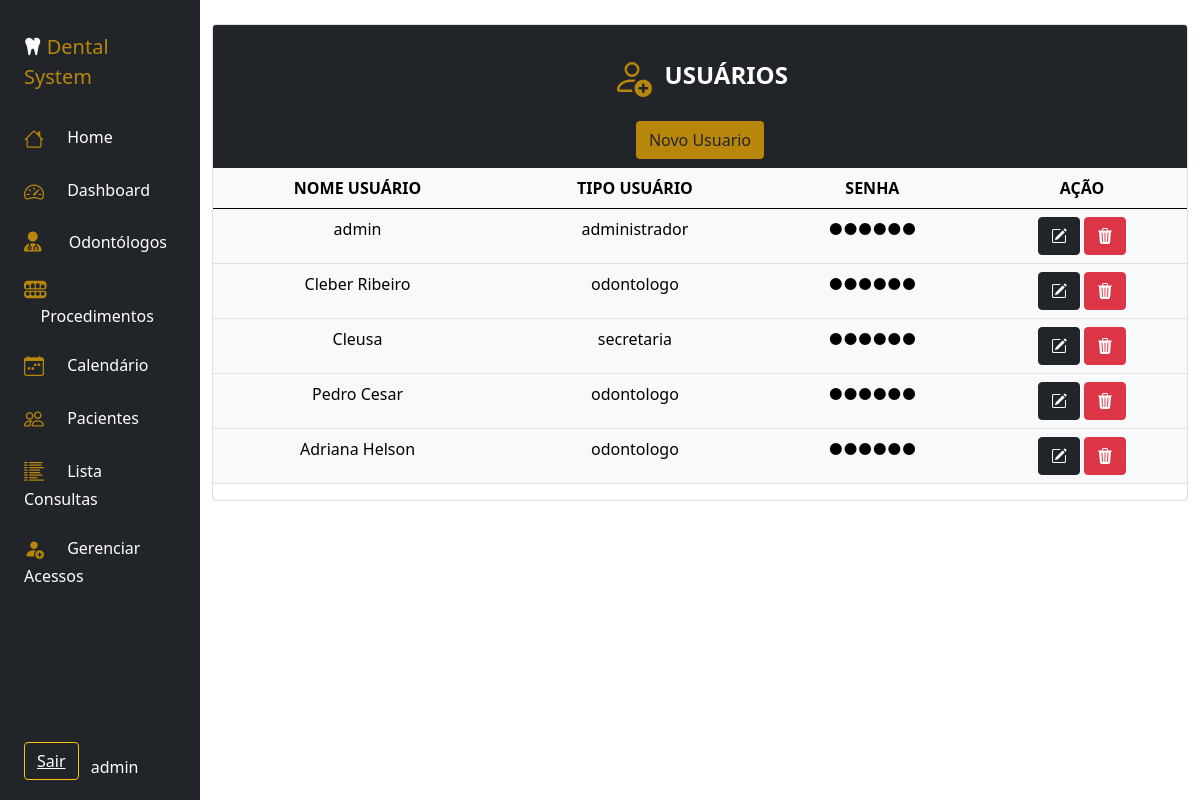
/administrador/usuarios.php (signed in), run on the app's committed database.
### tables this page shows
CREATE TABLE `usuarios` (
  `idusuario` int(11) NOT NULL,
  `nome_usuario` varchar(100) NOT NULL,
  `tipo_usuario` varchar(50) NOT NULL,
  `senha` varchar(200) DEFAULT NULL,
  `idodontologo` int(11) DEFAULT NULL
);

### administrador/usuarios.php (the view, shortened to what this page needs)
<?php
    include('menuadministrador.php')
?>
<!doctype html>
<html lang="pt-br">
<head>
    <link href="https://cdn.jsdelivr.net/npm/bootstrap@5.0.2/dist/css/bootstrap.min.css" rel="stylesheet"
>
</head>
<body>
    <div class="col d-flex flex-column h-sm-100">
        <main class="row overflow">
            <div class="col pt-4">
                <div class="card">
                    <div class="card-header bg-dark text-center text-white">
                        <br>
                        <h4 class="my-0 fw-normal"><b>
                                &nbsp;&nbsp;USUÁRIOS</b></h4><br />
                        <button type="button" class="btn btn-outline-link" style="background: Darkgoldenrod;"
                            data-bs-toggle="modal" data-bs-target="#exampleModal3">Novo Usuario</button>
                    </div>
                    <div class="table-responsive">
                        <table class="table table-light text-center">
                            <thead>
                                <tr>
                                    <th scope="col">NOME USUÁRIO</th>
                                    <th scope="col">TIPO USUÁRIO</th>
                                    <th scope="col">SENHA</th>
                                    <th scope="col">AÇÃO</th>
                                </tr>
                            </thead>
                            <tbody>
                                <?php
                                    include '../conexao.php';
                                    $pesquisa = mysqli_query($conexao, "SELECT * FROM usuarios");
                                    $row = mysqli_num_rows($pesquisa);
                                    if ($row > 0) {
                                        while ($registro = $pesquisa->fetch_array()) {
                                            $id = $registro['idusuario'];
                                            $senhaOcultada = str_repeat('●', 6);
                                            echo '<tr>';
                                            echo '<td>' . $registro['nome_usuario'] . '</td>';
                                            echo '<td>' . $registro['tipo_usuario'] . '</td>';
                                            echo '<td><span class="password-hidden">' . $senhaOcultada . '</span></td>';
                                            echo '<td><a href="editausuario.php?idusuario=' . $id . '" data-bs-toggle="modal" data-id="' . $id . '" data-bs-target="#exampleModal3' . $id . '"><button type="button" class="btn btn-dark"><i class="bi bi-pencil-square"></i></button></a>
                                                <a href="#tabs-4" onclick="openDeleteModal(' . $id . ')"><button type="button" class="btn btn-danger"><i class="bi bi-trash3-fill"></i></button></a></td>';
                                            include 'editausuario.php';
                                        }
                                        echo '</tbody>';
                                        echo '</table>';
                                    } else {
                                        echo "Não há Usuarios cadastrados !";
                                        echo '</tbody>';
                                        echo '</table>';
                                    }
                                ?>
                    </div>
                </div>
            </div>
        </main>
    </div>
</body>
</html>

### administrador/menuadministrador.php (style rules this page uses)
@media (min-width:578px) { .h-sm-100 { height: auto; } }

### data on the page
usuarios: nome_usuario "admin", tipo_usuario "administrador", senhaOcultada "●●●●●●"
usuarios: nome_usuario "Cleber Ribeiro", tipo_usuario "odontologo", senhaOcultada "●●●●●●"
usuarios: nome_usuario "Cleusa", tipo_usuario "secretaria", senhaOcultada "●●●●●●"
usuarios: nome_usuario "Pedro Cesar", tipo_usuario "odontologo", senhaOcultada "●●●●●●"
usuarios: nome_usuario "Adriana Helson", tipo_usuario "odontologo", senhaOcultada "●●●●●●"

### other printed values
$nomeDoUsuario "admin"
